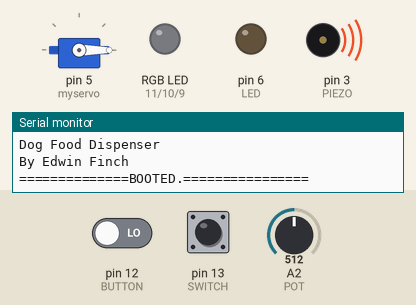
Recording of a sketch running on a simulated Arduino Uno, built with avr-gcc and run on an emulated ATmega328P. On the bench: servo, an RGB LED mixed from three pins (HIGH = lit), output pins drawn as LEDs (lit = HIGH), buzzer (waves = sounding), the last lines printed to the serial monitor. Inputs (shaded band) come from the test bench; at power-on: pin 13 (SWITCH) LOW, pin 12 (BUTTON) LOW, A2 (POT) = 512.

Above: at 3.1 s.
3.2 s: pin 13 (SWITCH) pulled HIGH for 0.15 s
At 3.27 s:
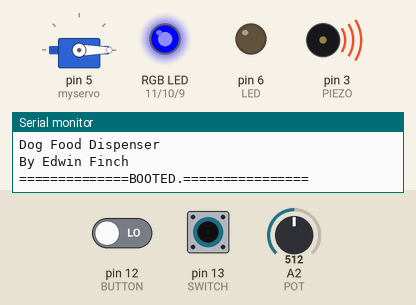
4.8 s: pin 13 (SWITCH) pulled HIGH for 3.2 s
At 9.0 s:
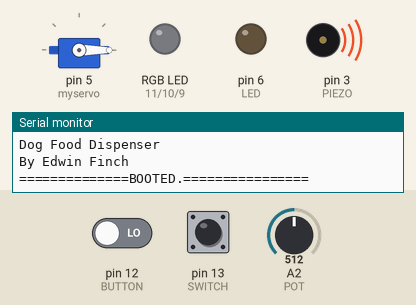
9.5 s: pin 12 (BUTTON) driven HIGH and pin 13 (SWITCH) driven HIGH
At 11.9 s:
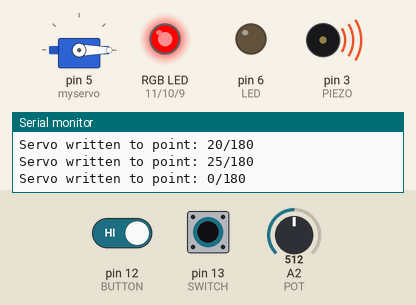
Timing chart, 0 to 13.4 s (numbered marks = the images above; inputs shaded):
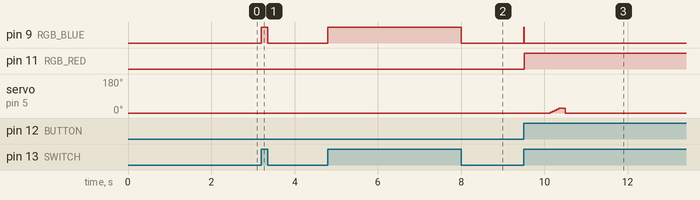

Measured:
- after the input at 3.2 s, pin 9 (RGB_BLUE): LOW → HIGH at once, → LOW 0.15 s later
- after the input at 4.8 s, pin 9 (RGB_BLUE): LOW → HIGH at once, → LOW 3.2 s later
- after the input at 9.5 s, pin 9 (RGB_BLUE): LOW → HIGH at once, → LOW 0.01 s later; pin 11 (RGB_RED): LOW → HIGH at once; servo on pin 5 (myservo): 0° → 25° after 0.64 s, → 0° 0.35 s later

The sketch:

dogfooddispense.ino
```cpp
/*
Dog Food Dispenser
Edwin Finch
Open source, of course :)

#sixseasonsandamovie
*/

#include <Servo.h>

#define SWITCH 13
#define BUTTON 12
#define RGB_RED 11
#define RGB_GREEN 10
#define RGB_BLUE 9
#define LED 6
#define SERVO 5
#define PIEZO 3
#define POT 2

int meal;
int currentMeal;
boolean requestedAlready;
boolean buttonPressed;
boolean previousTimeSet;
unsigned long previousTime;

Servo myservo;

void beep(unsigned char delayms){
  analogWrite(PIEZO, 200);
  delay(delayms);
  analogWrite(PIEZO, 0);
  delay(delayms);
}

void setup()
{
  pinMode(SWITCH, INPUT);
  pinMode(BUTTON, INPUT);
  pinMode(RGB_RED, OUTPUT);
  pinMode(RGB_BLUE, OUTPUT);
  pinMode(RGB_GREEN, OUTPUT);
  pinMode(LED, OUTPUT);
  pinMode(PIEZO, OUTPUT);
  pinMode(POT, INPUT);
  Serial.begin(9600);
  Serial.println("==============BOOTING...=============");
  delay(500); //I just like the effect of making it look like there's actually something happening behind the lag.
  Serial.println("Dog Food Dispenser");
  delay(500);
  Serial.println("By Edwin Finch");
  delay(500);
  Serial.println("==============BOOTED.================");

  beep(1000);

  myservo.attach(5);
  myservo.write(0);
}

void servoCall(int value){
  if(value == 30){
    int i = 6;
    //To prevent the food shooting high up into the air, slow the acceleration down
  while(i > 0){
      myservo.write(value - (i*5));
      Serial.print("Servo written to point: ");
      Serial.print(value - (i*5));
      Serial.println("/180");
      delay(50);
      i--;
    }
  }
  else{
    myservo.write(value);
    Serial.print("Servo written to point: ");
    Serial.print(value);
    Serial.println("/180");
  }
}

void mealRequest(int meal){
  int betweenSlices = 11000;
    if(requestedAlready == 0){
      requestedAlready = 1;
      Serial.print("Recieved request for meal, with meal value of ");
      Serial.println(meal);
      digitalWrite(RGB_RED, HIGH);
      digitalWrite(RGB_GREEN, LOW);
      digitalWrite(RGB_BLUE, LOW);
      if(meal == 1){
        Serial.println("Meal slice! Sending servo request.");
        Serial.println("==================BEGIN==================");
        delay(100);
        beep(1000);
        servoCall(30);
        delay(1000);
        servoCall(0);
        Serial.println("===================END===================");
        requestedAlready = 0;
      }
      else if(meal == 2){
        Serial.println("Half meal! Sending servo request.");
        Serial.println("==================BEGIN==================");
        delay(100);
        beep(100);
        beep(100);
        servoCall(30);
        delay(100);
        servoCall(0);
        delay(betweenSlices);
        servoCall(30);
        delay(1000);
        servoCall(0);
        Serial.println("===================END===================");
        requestedAlready = 0;
      }
      else if(meal == 3){
        Serial.println("Full meal! Sending servo request.");
        Serial.println("==================BEGIN==================");
        delay(100);
        beep(100);
        beep(100);
        beep(100);
        servoCall(30);
        delay(50);
        servoCall(0);
        delay(betweenSlices);
        servoCall(30);
        delay(50);
        servoCall(0);
        delay(betweenSlices);
        servoCall(30);
        delay(50);
        servoCall(0);
        Serial.println("===================END===================");
        requestedAlready = 0;
      }
   }
   else if(requestedAlready == 1){
     Serial.println("Error: Already requested!");
   }
}

void loop()
{
  if(digitalRead(SWITCH) == 1){
    int potValue = analogRead(POT);
    unsigned long currentTime = millis();

    if(potValue > -1 && potValue < 361){
      digitalWrite(RGB_RED, HIGH);
      digitalWrite(RGB_GREEN, HIGH);
      digitalWrite(RGB_BLUE, HIGH);
      meal = 1;
    }
    else if(potValue > 360 && potValue < 660){
      digitalWrite(RGB_RED, LOW);
      digitalWrite(RGB_GREEN, LOW);
      digitalWrite(RGB_BLUE, HIGH);
      meal = 2;
    }
    else if(potValue > 660){
      digitalWrite(RGB_RED, LOW);
      digitalWrite(RGB_GREEN, HIGH);
      digitalWrite(RGB_BLUE, LOW);
      meal = 3;
    }

    if(digitalRead(BUTTON) == 1){
      if(buttonPressed == 0){
        Serial.println("Sending request for meal.");
        mealRequest(meal);
        buttonPressed = 1;
      }
    }
    else if(digitalRead(BUTTON) == 0){
      buttonPressed = 0;
    }
  }
  else if(digitalRead(SWITCH) == 0){
      digitalWrite(RGB_RED, LOW);
      digitalWrite(RGB_GREEN, LOW);
      digitalWrite(RGB_BLUE, LOW);
  }
}
```
